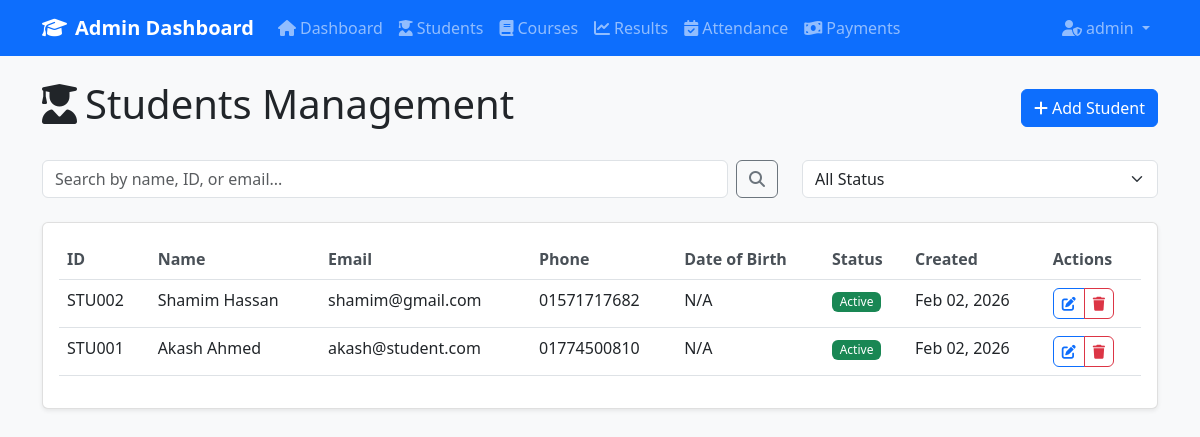
The app's page /admin/students.php (signed in) with its own data.
### tables this page shows
CREATE TABLE `users` (
  `id` int(11) NOT NULL,
  `username` varchar(50) NOT NULL,
  `password` varchar(255) NOT NULL,
  `role` enum('admin','student','teacher','parent') NOT NULL DEFAULT 'admin',
  `first_name` varchar(50) DEFAULT NULL,
  `last_name` varchar(50) DEFAULT NULL,
  `email` varchar(100) DEFAULT NULL,
  `phone` varchar(20) DEFAULT NULL,
  `student_id` int(11) DEFAULT NULL,
  `subject_id` int(11) DEFAULT NULL,
  `assigned_classes` text DEFAULT NULL,
  `profile_image` varchar(255) DEFAULT NULL,
  `last_login` timestamp NULL DEFAULT NULL,
  `is_active` tinyint(1) NOT NULL DEFAULT 1,
  `created_at` timestamp NOT NULL DEFAULT current_timestamp(),
  `updated_at` timestamp NOT NULL DEFAULT current_timestamp() ON UPDATE current_timestamp()
);

CREATE TABLE `students` (
  `id` int(11) NOT NULL,
  `student_id` varchar(20) NOT NULL,
  `first_name` varchar(50) NOT NULL,
  `last_name` varchar(50) NOT NULL,
  `email` varchar(100) NOT NULL,
  `phone` varchar(20) DEFAULT NULL,
  `address` text DEFAULT NULL,
  `date_of_birth` date DEFAULT NULL,
  `status` enum('active','inactive') NOT NULL DEFAULT 'active',
  `created_at` timestamp NOT NULL DEFAULT current_timestamp(),
  `updated_at` timestamp NOT NULL DEFAULT current_timestamp() ON UPDATE current_timestamp(),
  `parent_id` int(11) DEFAULT NULL,
  `advisor_id` int(11) DEFAULT NULL,
  `user_id` int(11) DEFAULT NULL
);

### includes/auth.php (called while the page is built, shortened)
<?php
function isLoggedIn() {
    return isset($_SESSION['user_id']) && !empty($_SESSION['user_id']);
}
function getUserDetails($conn) {
    if (isLoggedIn()) {
        $user_id = $_SESSION['user_id'];
        $sql = "SELECT u.*, s.student_id, s.first_name as student_first_name, s.last_name as student_last_name, s.email as student_email
                FROM users u
                LEFT JOIN students s ON u.student_id = s.id
                WHERE u.id = ?";
        $stmt = $conn->prepare($sql);
        $stmt->bind_param("i", $user_id);
        $stmt->execute();
        $result = $stmt->get_result();
        return $result->fetch_assoc();
    }
    return null;
}
?>

### admin/students.php (the view, shortened to what this page needs)
<?php
require_once '../includes/header.php';
$search = isset($_GET['search']) ? trim($_GET['search']) : '';
$sql = "SELECT * FROM students WHERE 1=1";
$sql .= " ORDER BY created_at DESC";
$stmt = $conn->prepare($sql);
$stmt->execute();
$students = $stmt->get_result();
?>
<div class="row">
    <div class="col-12">
        <div class="d-flex justify-content-between align-items-center mb-4">
            <h1><i class="fas fa-user-graduate me-2"></i>Students Management</h1>
            <button class="btn btn-primary" data-bs-toggle="modal" data-bs-target="#addStudentModal">
                <i class="fas fa-plus me-1"></i>Add Student
            </button>
        </div>
    </div>
</div>
<div class="row mb-4">
    <div class="col-md-8">
        <form method="GET" class="d-flex">
            <input type="text" name="search" class="form-control me-2" placeholder="Search by name, ID, or email..."
                   value="<?php echo htmlspecialchars($search); ?>">
            <button class="btn btn-outline-secondary" type="submit">
                <i class="fas fa-search"></i>
            </button>
        </form>
    </div>
    <div class="col-md-4">
        <form method="GET">
            <select name="status" class="form-select" onchange="this.form.submit()">
                <option value="">All Status</option>
            </select>
        </form>
    </div>
</div>
<div class="card">
    <div class="card-body">
        <div class="table-responsive">
            <table class="table table-hover" id="studentsTable">
                <thead>
                    <tr>
                        <th>ID</th>
                        <th>Name</th>
                        <th>Email</th>
                        <th>Phone</th>
                        <th>Date of Birth</th>
                        <th>Status</th>
                        <th>Created</th>
                        <th>Actions</th>
                    </tr>
                </thead>
                <tbody>
                    <?php if ($students->num_rows > 0): ?>
                        <?php while($student = $students->fetch_assoc()): ?>
                        <tr>
                            <td><?php echo htmlspecialchars($student['student_id']); ?></td>
                            <td><?php echo htmlspecialchars($student['first_name'] . ' ' . $student['last_name']); ?></td>
                            <td><?php echo htmlspecialchars($student['email']); ?></td>
                            <td><?php echo htmlspecialchars($student['phone']); ?></td>
                            <td><?php echo $student['date_of_birth'] ? date('M d, Y', strtotime($student['date_of_birth'])) : 'N/A'; ?></td>
                            <td>
                                <span class="badge bg-<?php echo $student['status'] == 'active' ? 'success' : 'secondary'; ?>">
                                    <?php echo ucfirst($student['status']); ?>
                                </span>
                            </td>
                            <td><?php echo date('M d, Y', strtotime($student['created_at'])); ?></td>
                            <td>
                                <div class="btn-group" role="group">
                                    <button class="btn btn-sm btn-outline-primary edit-btn"
                                            data-student='<?php echo json_encode($student); ?>'>
                                        <i class="fas fa-edit"></i>
                                    </button>
                                    <button class="btn btn-sm btn-outline-danger delete-btn"
                                            data-id="<?php echo $student['id']; ?>"
                                            data-name="<?php echo htmlspecialchars($student['first_name'] . ' ' . $student['last_name']); ?>">
                                        <i class="fas fa-trash"></i>
                                    </button>
                                </div>
                            </td>
                        </tr>
                        <?php endwhile; ?>
                    <?php else: ?>
                        <tr>
                            <td colspan="8" class="text-center">No students found</td>
                        </tr>
                    <?php endif; ?>
                </tbody>
            </table>
        </div>
    </div>
</div>
<?php require_once '../includes/footer.php'; ?>

### includes/header.php (shortened to what this page needs)
<?php
require_once 'config.php';
require_once 'auth.php';
$user = getUserDetails($conn);
?>
<!DOCTYPE html>
<html lang="en">
<head>
    <link href="https://cdn.jsdelivr.net/npm/bootstrap@5.3.0/dist/css/bootstrap.min.css" rel="stylesheet">
    <link rel="stylesheet" href="https://cdnjs.cloudflare.com/ajax/libs/font-awesome/6.4.0/css/all.min.css">
    <link rel="stylesheet" href="<?php echo BASE_URL; ?>assets/css/style.css">
</head>
<body>
    <nav class="navbar navbar-expand-lg navbar-dark bg-primary">
        <div class="container">
            <a class="navbar-brand" href="<?php echo BASE_URL; ?>admin/dashboard.php">
                <i class="fas fa-graduation-cap me-2"></i>Admin Dashboard
            </a>
            <div class="collapse navbar-collapse" id="navbarNav">
                <ul class="navbar-nav me-auto">
                    <li class="nav-item">
                        <a class="nav-link" href="<?php echo BASE_URL; ?>admin/dashboard.php">
                            <i class="fas fa-home me-1"></i>Dashboard
                        </a>
                    </li>
                    <li class="nav-item">
                        <a class="nav-link" href="<?php echo BASE_URL; ?>admin/students.php">
                            <i class="fas fa-user-graduate me-1"></i>Students
                        </a>
                    </li>
                    <li class="nav-item">
                        <a class="nav-link" href="<?php echo BASE_URL; ?>admin/courses.php">
                            <i class="fas fa-book me-1"></i>Courses
                        </a>
                    </li>
                    <li class="nav-item">
                        <a class="nav-link" href="<?php echo BASE_URL; ?>admin/results.php">
                            <i class="fas fa-chart-line me-1"></i>Results
                        </a>
                    </li>
                    <li class="nav-item">
                        <a class="nav-link" href="<?php echo BASE_URL; ?>admin/attendance.php">
                            <i class="fas fa-calendar-check me-1"></i>Attendance
                        </a>
                    </li>
                    <li class="nav-item">
                        <a class="nav-link" href="<?php echo BASE_URL; ?>admin/payments.php">
                            <i class="fas fa-money-bill-wave me-1"></i>Payments
                        </a>
                    </li>
                </ul>
                <ul class="navbar-nav">
                    <li class="nav-item dropdown">
                        <a class="nav-link dropdown-toggle" href="#" role="button" data-bs-toggle="dropdown">
                            <i class="fas fa-user-shield me-1"></i><?php echo $user['username']; ?>
                        </a>
                    </li>
                </ul>
            </div>
        </div>
    </nav>
    <div class="container mt-4">

### assets/css/style.css (style rules this page uses)
body { background-color: #f8f9fa; }
.card { box-shadow: 0 0.125rem 0.25rem rgba(0, 0, 0, 0.075); border: 1px solid rgba(0, 0, 0, 0.125); margin-bottom: 1.5rem; }
.navbar-brand { font-weight: 600; font-size: 1.25rem; }
.nav-link { font-weight: 500; }
.table th { font-weight: 600; color: #495057; border-top: none; }
.btn { font-weight: 500; }
.btn-group .btn { border-radius: 0.375rem; }
.badge { font-weight: 500; }

### records on screen
users: username "admin"
students: student "STU002", first_name+last_name "Shamim Hassan", email "shamim@gmail.com", phone "01571717682", shows "N/A", status "Active", created_at "Feb 02, 2026"
students: student "STU001", first_name+last_name "Akash Ahmed", email "akash@student.com", phone "01774500810", shows "N/A", status "Active", created_at "Feb 02, 2026"
